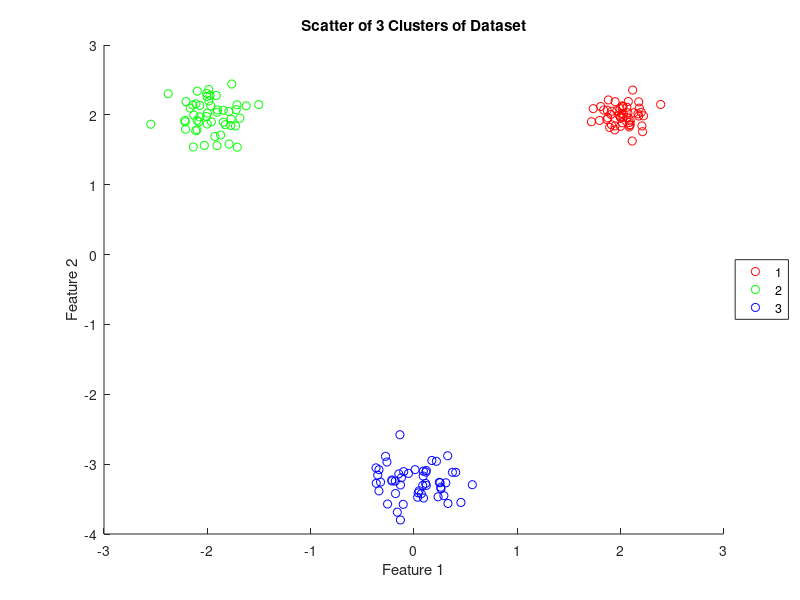

MATLAB code for this plot: (Note: this script raises an error after producing the figure.)


clear, clc, close all,

%% Generate Gaussian data (4.2a):
% Add code below:
R1 = mvnrnd([2;2],0.02*eye(2),50);
R2 = mvnrnd([-2;2],0.05*eye(2),50);
R3 = mvnrnd([0;-3.25],0.07*eye(2),50);
scatter(R1(:,1),R1(:,2),'r');
xlabel('Feature 1');
ylabel('Feature 2');
title('Scatter of 3 Clusters of Dataset');

hold on
scatter(R2(:,1),R2(:,2),'g');
scatter(R3(:,1),R3(:,2),'b');
legend('1','2','3','location','EastOutside');
hold off


%% Generate NBA data: (4.2e)
% Add code below:
[num,txt,raw] = xlsread('NBA_stats_2018_2019');
MPG = num(:,2);
PPG = num(:,4);
figure
scatter(MPG,PPG);
xlabel('MPG');
ylabel('PPG');
title('Scatter PPG Against MPG for NBA Players');
% HINT: readmatrix might be useful here

%% Problem 4.2(f): Generate Concentric Rings Dataset using
% sample_circle.m provided to you in the HW 4 folder on Blackboard.
[data_cc ,label_cc] = sample_circle( 3, [500;500;500] );
figure
gscatter(data_cc(:,1),data_cc(:,2),label_cc(:),'rgb');
xlabel('Feature X');
ylabel('Feature Y');
title('Scatter of Concentric Data');
%% K-Means implementation (4.2a)
% Add code below
DATA = [R1;R2;R3];
K = 3;
MU_init = [3,3;-4,-1;2,-4];

MU_previous = MU_init;
MU_current = MU_init;

% initializations
labels = ones(length(DATA),1);
converged = 0;
iteration = 0;
convergence_threshold = 0.025;
%Run k-means
while (converged==0)
    iteration = iteration + 1;
    fprintf('Iteration: %d\n',iteration)

    % CODE - Assignment Step - Assign each data observation to the cluster with the nearest mean:
    % Write code below here:
    d =[];
    for i = 1:K
        u = [MU_init(i,1),MU_init(i,2)].*ones(length(DATA),2);
        dtoi = (DATA(:,1)-u(:,1)).^2 + (DATA(:,2)-u(:,2)).^2;
        d = [d,dtoi];
    end
    
    [dd,ii] = min(d,[],2);
    labels = ii';
        
    % CODE - Mean Updating - Update the cluster means
    % Write code below here:
    MU_previous = MU_current;
    clusters = zeros(K,2);
    for z = 1:K
        c = zeros(K);
        for j = 1:length(labels)
            if labels(j) == z
                clusters(z,1) = clusters(z,1)+DATA(j,1);
                clusters(z,2) = clusters(z,2)+DATA(j,2);
                c(z) = c(z)+1;
               
            end
        end
        clusters(z,1) = clusters(z,1)/c(z);
        clusters(z,2) = clusters(z,2)/c(z);
    end
    MU_current = clusters;

            
            
    %CODE 4 - Check for convergence 
    % Write code below here:
    conv = mean(mean(MU_current-MU_previous));
    if (conv < convergence_threshold)
        converged=1;
    end
    
    % CODE 5 - Plot clustering results if converged:
    % Write code below here:
    if (converged == 1)
        fprintf('\nConverged.\n')
        
        figure
        gscatter(DATA(:,1),DATA(:,2),labels','rgb');
        xlabel('Feature 1');
        ylabel('Feature 2');
        title('Scatter Dataset Tested by K-means');
        legend('1','2','3','location','EastOutside');
        
        
        %If converged, get WCSS metric
        % Add code below
        D_wcss=zeros(1,K);
        for i2 = 1:K
            for j2 = 1:length(labels)
                if labels(j2) == i2
                    D_wcss(1,i2) = D_wcss(1,i2)+((DATA(j2,1)-MU_current(i2,1)).^2 ... 
                        + (DATA(j2,2)-MU_current(i2,2)).^2);

                end
            end
        end
        
        WCSS = sum(D_wcss);
    end
end

fprintf('4.2a WCSS: %f\n',WCSS);
    %%%%%%%%%%%%%%%%%%%%%%%%%%%%%%%%%%%%%%%%%%%%%%%%

%% Check different Initialization (4.2b)
% Add code below
MU_init = [-0.14,2.61;3.15,-0.84;-3.28,-1.58];

MU_previous = MU_init;
MU_current = MU_init;

% initializations
labels = ones(length(DATA),1);
converged = 0;
iteration = 0;
convergence_threshold = 0.025;
%Run k-means
while (converged==0)
    iteration = iteration + 1;
    fprintf('Iteration: %d\n',iteration)

    % CODE - Assignment Step - Assign each data observation to the cluster with the nearest mean:
    % Write code below here:
    d =[];
    for i = 1:K
        u = [MU_init(i,1),MU_init(i,2)].*ones(length(DATA),2);
        dtoi = (DATA(:,1)-u(:,1)).^2 + (DATA(:,2)-u(:,2)).^2;
        d = [d,dtoi];
    end
    
    [dd,ii] = min(d,[],2);
    labels = ii';
        
    % CODE - Mean Updating - Update the cluster means
    % Write code below here:
    MU_previous = MU_current;
    clusters = zeros(K,2);
    for z = 1:K
        c = zeros(K);
        for j = 1:length(labels)
            if labels(j) == z
                clusters(z,1) = clusters(z,1)+DATA(j,1);
                clusters(z,2) = clusters(z,2)+DATA(j,2);
                c(z) = c(z)+1;
               
            end
        end
        clusters(z,1) = clusters(z,1)/c(z);
        clusters(z,2) = clusters(z,2)/c(z);
    end
    MU_current = clusters;

            
            
    %CODE 4 - Check for convergence 
    % Write code below here:
    conv = mean(mean(MU_current-MU_previous));
    if (conv < convergence_threshold)
        converged=1;
    end
    
    % CODE 5 - Plot clustering results if converged:
    % Write code below here:
    if (converged == 1)
        fprintf('\nConverged.\n')
        
        figure
        gscatter(DATA(:,1),DATA(:,2),labels','rgb');
        xlabel('Feature 1');
        ylabel('Feature 2');
        title('Test of Different Initialization K-means');
        legend('1','2','3','location','EastOutside');
        
        
        %If converged, get WCSS metric
        % Add code below
        D_wcss=zeros(1,K);
        for i2 = 1:K
            for j2 = 1:length(labels)
                if labels(j2) == i2
                    D_wcss(1,i2) = D_wcss(1,i2)+((DATA(j2,1)-MU_current(i2,1)).^2 ... 
                        + (DATA(j2,2)-MU_current(i2,2)).^2);

                end
            end
        end
        
        WCSS2 = sum(D_wcss);
    end
end

fprintf('4.2b WCSS: %f\n',WCSS2);
%Observation: For this initialization, clusters 1 and 2 converged to the
%same cluster, which is not desired. Compared to WCSS of part a which is
%11.8, WCSS for this initialization is 405. As the initial u2 is too far
%away from actual dataset, the k-means algorithm fails to converge
%correctly. This algorithm is very sensitive to initial centers.

%% Random Initializations (4.2c)
DATA = [R1;R2;R3];
K = 3;
WCSS_random = zeros(1,10);
labels = ones(length(DATA),10);
%Run k-means for 10 times at random
for r = 1:10
    MU_init = ones(3,2);
    MU_init(1,:) = [3,3].*rand(1,2);
    MU_init(2,:) = [-3,3].*rand(1,2);
    MU_init(3,:) = [1,-3].*rand(1,2);
    

    MU_previous = MU_init;
    MU_current = MU_init;

    % initializations
    
    converged = 0;
    iteration = 0;
    convergence_threshold = 0.025;

    while (converged==0)
        iteration = iteration + 1;
        fprintf('Iteration: %d\n',iteration)

        % CODE - Assignment Step - Assign each data observation to the cluster with the nearest mean:
        % Write code below here:
        d =[];
        for i = 1:K
            u = [MU_init(i,1),MU_init(i,2)].*ones(length(DATA),2);
            dtoi = (DATA(:,1)-u(:,1)).^2 + (DATA(:,2)-u(:,2)).^2;
            d = [d,dtoi];
        end

        [dd,ii] = min(d,[],2);
        labels(:,r) = ii';

        % CODE - Mean Updating - Update the cluster means
        % Write code below here:
        MU_previous = MU_current;
        clusters = zeros(K,2);
        for z = 1:K
            c = zeros(K);
            for j = 1:length(labels(:,1))
                if labels(j,r) == z
                    clusters(z,1) = clusters(z,1)+DATA(j,1);
                    clusters(z,2) = clusters(z,2)+DATA(j,2);
                    c(z) = c(z)+1;

                end
            end
            clusters(z,1) = clusters(z,1)/c(z);
            clusters(z,2) = clusters(z,2)/c(z);
        end
        MU_current = clusters;



        %CODE 4 - Check for convergence 
        % Write code below here:
        conv = mean(mean(MU_current-MU_previous));
        if (conv < convergence_threshold)
            converged=1;
        end

        % CODE 5 - Plot clustering results if converged:
        % Write code below here:
        if (converged == 1)
            fprintf('\nConverged.\n')
            %If converged, get WCSS metric
            % Add code below
            D_wcss=zeros(1,K);
            for i2 = 1:K
                for j2 = 1:length(labels(:,1))
                    if labels(j2,r) == i2
                        D_wcss(1,i2) = D_wcss(1,i2)+((DATA(j2,1)-MU_current(i2,1)).^2 ... 
                            + (DATA(j2,2)-MU_current(i2,2)).^2);

                    end
                end
            end
        end
    end
    WCSS_random(r) = sum(D_wcss);
end
[mini,ind] = min(WCSS_random);

fprintf('4.2c Minimum WCSS: %f\n',mini);
figure
gscatter(DATA(:,1),DATA(:,2),labels(:,ind)','rgb');
xlabel('Feature 1');
ylabel('Feature 2');
title(['Best of Random Init: WCSS = ',num2str(mini),' ']);
legend('1','2','3','location','EastOutside');


%% Choose K (4.2d)
DATA = [R1;R2;R3];
K = [2,3,4,5,6,7,8,9,10];
WCSS_k = zeros(1,9);
%Run Random k-means for 9 times
for ik = 1:length(K)
    K_val = K(ik);
    WCSS_random = zeros(1,10);
    labels = ones(length(DATA),10);
    for r = 1:10
        MU_init = [6,7].*rand(K_val,2);
        MU_init(:,1) = MU_init(:,1)+((-3)*ones(K_val,1));
        MU_init(:,2) = MU_init(:,2)+((-4)*ones(K_val,1));
        


        MU_previous = MU_init;
        MU_current = MU_init;

        % initializations

        converged = 0;
        iteration = 0;
        convergence_threshold = 0.025;

        while (converged==0)
            iteration = iteration + 1;
            fprintf('Iteration: %d\n',iteration)

            % CODE - Assignment Step - Assign each data observation to the cluster with the nearest mean:
            % Write code below here:
            d =[];
            for i = 1:K_val
                u = [MU_init(i,1),MU_init(i,2)].*ones(length(DATA),2);
                dtoi = (DATA(:,1)-u(:,1)).^2 + (DATA(:,2)-u(:,2)).^2;
                d = [d,dtoi];
            end

            [dd,ii] = min(d,[],2);
            labels(:,r) = ii';

            % CODE - Mean Updating - Update the cluster means
            % Write code below here:
            MU_previous = MU_current;
            clusters = zeros(K_val,2);
            for z = 1:K_val
                c = zeros(K_val);
                for j = 1:length(labels(:,1))
                    if labels(j,r) == z
                        clusters(z,1) = clusters(z,1)+DATA(j,1);
                        clusters(z,2) = clusters(z,2)+DATA(j,2);
                        c(z) = c(z)+1;

                    end
                end
                clusters(z,1) = clusters(z,1)/c(z);
                clusters(z,2) = clusters(z,2)/c(z);
            end
            MU_current = clusters;



            %CODE 4 - Check for convergence 
            % Write code below here:
            conv = max(max(MU_current-MU_previous));
            if (conv < convergence_threshold)
                converged=1;
            end

            % CODE 5 - Plot clustering results if converged:
            % Write code below here:
            if (converged == 1)
                fprintf('\nConverged.\n')
                %If converged, get WCSS metric
                % Add code below
                D_wcss=zeros(1,K_val);
                for i2 = 1:K_val
                    for j2 = 1:length(labels(:,1))
                        if labels(j2,r) == i2
                            D_wcss(1,i2) = D_wcss(1,i2)+((DATA(j2,1)-MU_current(i2,1)).^2 ... 
                                + (DATA(j2,2)-MU_current(i2,2)).^2);

                        end
                    end
                end
            end
        end
        WCSS_random(r) = sum(D_wcss);
    end
    WCSS_k(ik) = min(WCSS_random);
end
figure
plot(K,WCSS_k);
xlabel('Value of K');
ylabel('WCSS(K)');
title('Plot of WCSS against K from 2-10');

%Observation: From this plot, we can see that the elbow occurs at k=3,
%which means k=3 is the best choice for minimizing WCSS. This choice of k
%matches the number of clusters in the training dataset.

%% NBA Stats (4.2e)
NBA_data = [MPG,PPG];
K = 10;
WCSS_random = zeros(1,10);
labels = ones(length(NBA_data(:,1)),10);
%Run k-means for 10 times at random
for r = 1:10
    MU_init = 40*rand(10,2);
    

    MU_previous = MU_init;
    MU_current = MU_init;

    % initializations
    
    converged = 0;
    iteration = 0;
    convergence_threshold = 0.000001;

    while (converged==0)
        iteration = iteration + 1;
        fprintf('Iteration: %d\n',iteration)

        % CODE - Assignment Step - Assign each data observation to the cluster with the nearest mean:
        % Write code below here:
        d =[];
        for i = 1:K
            u = [MU_init(i,1),MU_init(i,2)].*ones(length(NBA_data(:,1)),2);
            dtoi = (NBA_data(:,1)-u(:,1)).^2 + (NBA_data(:,2)-u(:,2)).^2;
            d = [d,dtoi];
        end

        [dd,ii] = min(d,[],2);
        labels(:,r) = ii';

        % CODE - Mean Updating - Update the cluster means
        % Write code below here:
        MU_previous = MU_current;
        clusters = zeros(K,2);
        for z = 1:K
            c = zeros(K);
            for j = 1:length(labels(:,1))
                if labels(j,r) == z
                    clusters(z,1) = clusters(z,1)+NBA_data(j,1);
                    clusters(z,2) = clusters(z,2)+NBA_data(j,2);
                    c(z) = c(z)+1;

                end
            end
            clusters(z,1) = clusters(z,1)/c(z);
            clusters(z,2) = clusters(z,2)/c(z);
        end
        MU_current = clusters;



        %CODE 4 - Check for convergence 
        % Write code below here:
        conv = max(max(MU_current-MU_previous));
        if (conv < convergence_threshold)
            converged=1;
        end

        % CODE 5 - Plot clustering results if converged:
        % Write code below here:
        if (converged == 1)
            fprintf('\nConverged.\n')
            %If converged, get WCSS metric
            % Add code below
            D_wcss=zeros(1,K);
            for i2 = 1:K
                for j2 = 1:length(labels(:,1))
                    if labels(j2,r) == i2
                        D_wcss(1,i2) = D_wcss(1,i2)+((NBA_data(j2,1)-MU_current(i2,1)).^2 ... 
                            + (NBA_data(j2,2)-MU_current(i2,2)).^2);

                    end
                end
            end
        end
    end
    WCSS_random(r) = sum(D_wcss);
end
[mini,ind] = min(WCSS_random);
fprintf('4.2e Minimum WCSS: %f\n',mini);
figure
gscatter(NBA_data(:,1),NBA_data(:,2),labels(:,ind)');
xlabel('MPG');
ylabel('PPG');
title(['Best of Random Init: WCSS = ',num2str(mini),' ']);

%% Concentric Data (4.2f)
K = 3;
WCSS_random = zeros(1,10);
labels = ones(length(data_cc(:,1)),10);
%Run k-means for 10 times at random
for r = 1:10
    MU_init = zeros(3,2);
    MU_init(1,:) = 4*rand(1,2);
    MU_init(2,:) = rand(1,2);
    MU_init(3,:) = -4*rand(1,2);
    

    MU_previous = MU_init;
    MU_current = MU_init;

    % initializations
    
    converged = 0;
    iteration = 0;
    convergence_threshold = 0.025;

    while (converged==0)
        iteration = iteration + 1;
        fprintf('Iteration: %d\n',iteration)

        % CODE - Assignment Step - Assign each data observation to the cluster with the nearest mean:
        % Write code below here:
        d =[];
        for i = 1:K
            u = [MU_init(i,1),MU_init(i,2)].*ones(length(data_cc(:,1)),2);
            dtoi = (data_cc(:,1)-u(:,1)).^2 + (data_cc(:,2)-u(:,2)).^2;
            d = [d,dtoi];
        end

        [dd,ii] = min(d,[],2);
        labels(:,r) = ii';

        % CODE - Mean Updating - Update the cluster means
        % Write code below here:
        MU_previous = MU_current;
        clusters = zeros(K,2);
        for z = 1:K
            c = zeros(K);
            for j = 1:length(labels(:,1))
                if labels(j,r) == z
                    clusters(z,1) = clusters(z,1)+data_cc(j,1);
                    clusters(z,2) = clusters(z,2)+data_cc(j,2);
                    c(z) = c(z)+1;

                end
            end
            clusters(z,1) = clusters(z,1)/c(z);
            clusters(z,2) = clusters(z,2)/c(z);
        end
        MU_current = clusters;



        %CODE 4 - Check for convergence 
        % Write code below here:
        conv = max(max(MU_current-MU_previous));
        if (conv < convergence_threshold)
            converged=1;
        end

        % CODE 5 - Plot clustering results if converged:
        % Write code below here:
        if (converged == 1)
            fprintf('\nConverged.\n')
            %If converged, get WCSS metric
            % Add code below
            D_wcss=zeros(1,K);
            for i2 = 1:K
                for j2 = 1:length(labels(:,1))
                    if labels(j2,r) == i2
                        D_wcss(1,i2) = D_wcss(1,i2)+((data_cc(j2,1)-MU_current(i2,1)).^2 ... 
                            + (data_cc(j2,2)-MU_current(i2,2)).^2);

                    end
                end
            end
        end
    end
    WCSS_random(r) = sum(D_wcss);
end
[mini,ind] = min(WCSS_random);
figure
gscatter(data_cc(:,1),data_cc(:,2),labels(:,ind)');
xlabel('Feature X');
ylabel('Feature Y');
title(['Best of Random Init: WCSS = ',num2str(mini),' ']);

%Observation: As we can see from 4.2e and 4.2f, K-means clustering fails to
%find meaningful clusters if data is linear or concentric. The WCSSs of
%these kinds of data are very high. So we can only use this algorithm for
%spherical datas.

